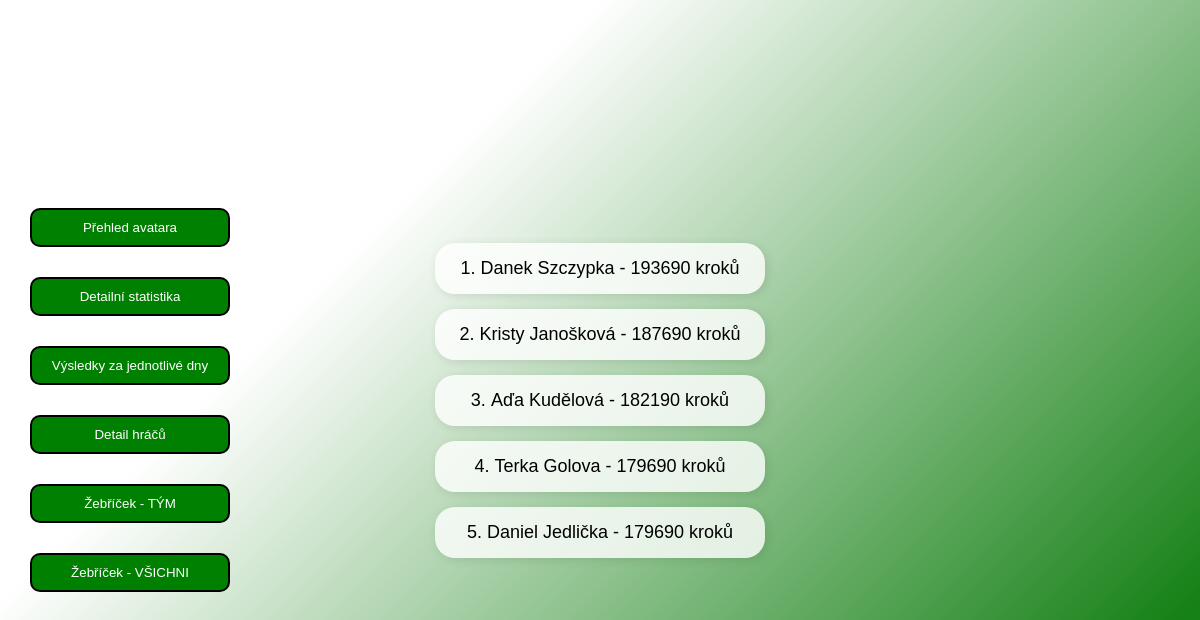
/karelapp/karel_leaderboard, run on an earlier commit of the app's database.
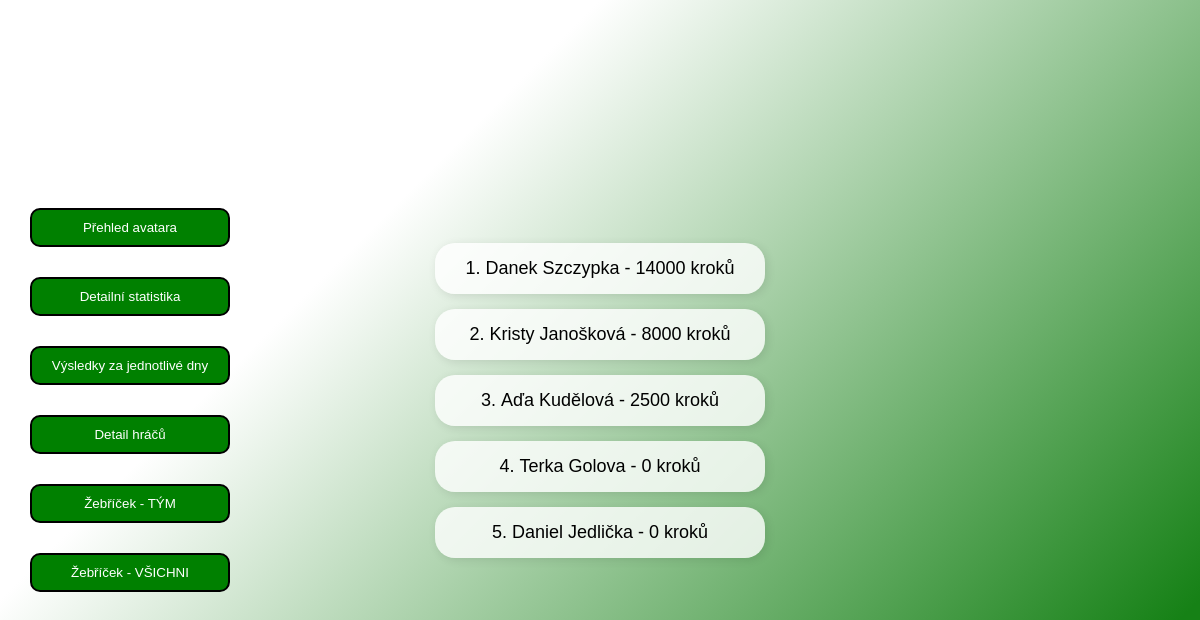
And on a later commit of the database.
### infopage/models.py (models this page shows, shortened)
class vysledky_hracu(models.Model):
    jmeno = models.CharField(max_length=20)
    prijmeni = models.CharField(max_length=40, blank=True)
    tym = models.CharField(max_length=10, null=True)
    koeficient = models.FloatField(null=True, blank=True, default=1)
    kroky_BONUS = models.IntegerField(default=0, blank=True, validators=[MinValueValidator(0), MaxValueValidator(50000)])
    kroky1 = models.IntegerField(default=0, blank=True, validators=[MinValueValidator(0), MaxValueValidator(50000)])
    kroky2 = models.IntegerField(default=0, blank=True, validators=[MinValueValidator(0), MaxValueValidator(50000)])
    kroky3 = models.IntegerField(default=0, blank=True, validators=[MinValueValidator(0), MaxValueValidator(50000)])
    kroky4 = models.IntegerField(default=0, blank=True, validators=[MinValueValidator(0), MaxValueValidator(50000)])
    kroky5 = models.IntegerField(default=0, blank=True, validators=[MinValueValidator(0), MaxValueValidator(50000)])
    kroky6 = models.IntegerField(default=0, blank=True, validators=[MinValueValidator(0), MaxValueValidator(50000)])
    kroky7 = models.IntegerField(default=0, blank=True, validators=[MinValueValidator(0), MaxValueValidator(50000)])
    kroky8 = models.IntegerField(default=0, blank=True, validators=[MinValueValidator(0), MaxValueValidator(50000)])
    kroky9 = models.IntegerField(default=0, blank=True, validators=[MinValueValidator(0), MaxValueValidator(50000)])
    kroky10 = models.IntegerField(default=0, blank=True, validators=[MinValueValidator(0), MaxValueValidator(50000)])
    kroky11 = models.IntegerField(default=0, blank=True, validators=[MinValueValidator(0), MaxValueValidator(50000)])
    kroky12 = models.IntegerField(default=0, blank=True, validators=[MinValueValidator(0), MaxValueValidator(50000)])
    max_kroku_mesicne = models.IntegerField(default=0, blank=True, validators=[MinValueValidator(0), MaxValueValidator(50000)])
    celkem_kroku = models.IntegerField(default=0, blank=True, validators=[MinValueValidator(0), MaxValueValidator(1000000)])
    class Meta:
        verbose_name = "Výsledky hráčů"
        verbose_name_plural = "Výsledky hráčů"

### karelapp/views.py (the view)
# urls.py: path('karel_leaderboard', views.leaderboard, name='karel_leaderboard'),
def leaderboard(request):
    hraci_leaderboard = vysledky_hracu.objects.filter(tym="karel")
    return render(request, 'karelapp/karel_leaderboard.html', {
        'vsichni_hraci_karel': hraci_leaderboard,
    })

### karelapp/templates/karelapp/karel_leaderboard.html (shortened to what this page needs)
{% extends "base_leaderboard.html" %}
{% load static %}
{% block content %}
<ol>
{% for hrac in vsichni_hraci_karel|dictsortreversed:"celkem_kroku" %}
    <li>
        {{hrac.jmeno}} {{hrac.prijmeni}} - {{hrac.celkem_kroku}} kroků
    </li>
{% endfor %}
</ol>
<div class="menu" id="nav-menu">
    <ul>
        <li><button><a href="{% url 'karel_main_page' %}">Přehled avatara</a></button></li>
        <li><button><a href="{% url 'karel_detail_statistika' %} ">Detailní statistika</a></button></li>
        <li><button><a href="{% url 'karel_jednotlive_dny' %} ">Výsledky za jednotlivé dny</a></button></li>
        <li><button><a href="{% url 'karel_full_tym' %} ">Detail hráčů</a></button></li>
        <li><button><a href="{% url 'karel_leaderboard' %} ">Žebříček - TÝM</a></button></li>
        <li><button><a href="{% url 'all_leaderboard' %}">Žebříček - VŠICHNI</a></button></li>
    </ul>
</div>
{% endblock content %}

What changed in the data, as far as the page shows it:
changed vysledky_hracu "Danek": celkem_kroku "193690" → "14000"
changed vysledky_hracu "Kristy": celkem_kroku "187690" → "8000"
changed vysledky_hracu "Aďa": celkem_kroku "182190" → "2500"
changed vysledky_hracu "Terka": celkem_kroku "179690" → "0"
changed vysledky_hracu "Daniel": celkem_kroku "179690" → "0"
